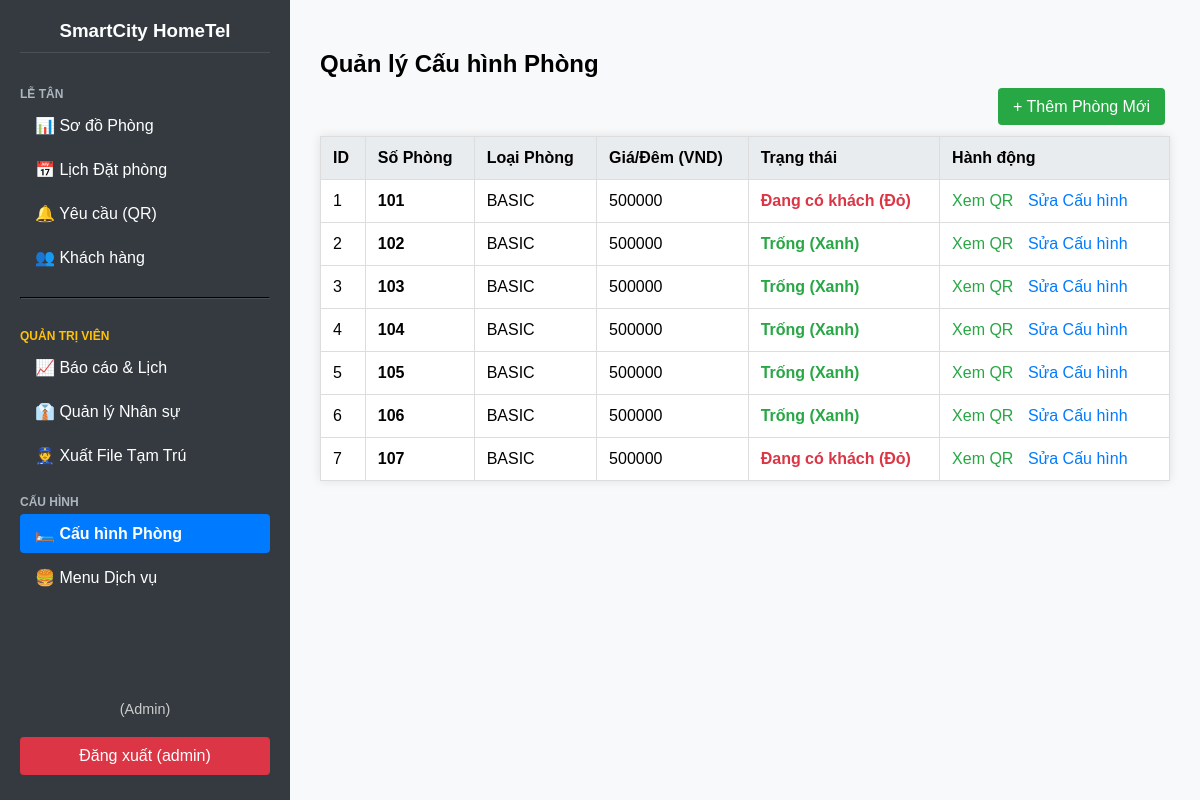
Page /rooms/manage/ (signed in) on the earlier database version.
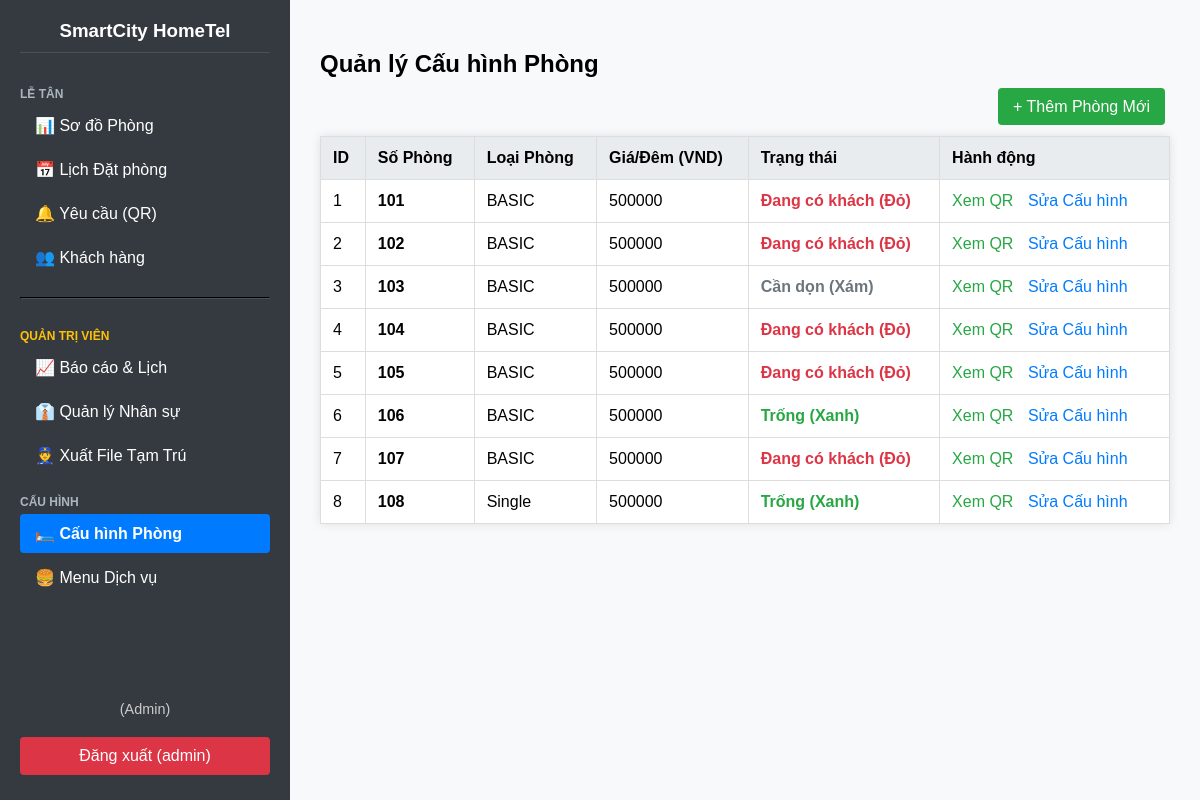
Same page on the later database version.
### pms/models.py (models this page shows, shortened)
class Room(models.Model):
    hotel = models.ForeignKey(Hotel, on_delete=models.CASCADE, verbose_name="Khách sạn")
    room_number = models.CharField(max_length=10, unique=True, verbose_name="Số Phòng")
    room_type = models.CharField(max_length=50, verbose_name="Loại Phòng")
    price_per_night = models.DecimalField(max_digits=10, decimal_places=0, default=500000, verbose_name="Giá/Đêm")
    STATUS_CHOICES = [
        ('Vacant', 'Trống (Xanh)'),
        ('Dirty', 'Cần dọn (Xám)'),
        ('Occupied', 'Đang có khách (Đỏ)'),
        ('Booked', 'Đã đặt (Vàng)'),
    ]
    status = models.CharField(max_length=20, choices=STATUS_CHOICES, default='Vacant', verbose_name="Trạng thái")
    class Meta:
        verbose_name = "2. Phòng"
        verbose_name_plural = "2. Quản lý Phòng"
        ordering = ['room_number']

### pms/views.py (the view)
# urls.py: path('rooms/manage/', views.manage_rooms, name='manage-rooms'),
@login_required
def manage_rooms(request):
    rooms = Room.objects.all().order_by('room_number')
    context = {
        'page_title': 'Quản lý Cấu hình Phòng',
        'rooms': rooms,
    }
    return render(request, 'pms/manage_rooms.html', context)

### pms/templates/pms/manage_rooms.html (shortened to what this page needs)
{% extends 'pms/base.html' %}
{% block content %}
  <h2>{{ page_title }}</h2>
  <div style="text-align: right; margin-bottom: 15px;">
      <a href="{% url 'room-create' %}" class="btn-action btn-green" style="padding: 10px 15px; font-size: 1em;">+ Thêm Phòng Mới</a>
  </div>
  <table>
    <thead>
      <tr>
        <th>ID</th>
        <th>Số Phòng</th>
        <th>Loại Phòng</th>
        <th>Giá/Đêm (VND)</th>
        <th>Trạng thái</th>
        <th>Hành động</th>
      </tr>
    </thead>
    <tbody>
      {% for room in rooms %}
      <tr>
        <td>{{ room.id }}</td>
        <td><strong>{{ room.room_number }}</strong></td>
        <td>{{ room.room_type }}</td>
        <td>{{ room.price_per_night|floatformat:0 }}</td>
        <td class="status-{{ room.status }}">{{ room.get_status_display }}</td>
        <td class="actions">
          <a href="{% url 'room-qr-code' room.id %}" style="color: #28a745;">Xem QR</a>
          <a href="{% url 'room-edit' room.id %}">Sửa Cấu hình</a>
        </td>
      </tr>
      {% endfor %}
    </tbody>
  </table>
{% endblock %}

Differences in the rows shown:
changed Room id 2: status "Trống (Xanh)" → "Đang có khách (Đỏ)"
changed Room id 3: status "Trống (Xanh)" → "Cần dọn (Xám)"
changed Room id 4: status "Trống (Xanh)" → "Đang có khách (Đỏ)"
changed Room id 5: status "Trống (Xanh)" → "Đang có khách (Đỏ)"
added Room: id "8", room_number "108", room_type "Single", price_per_night "500000", status "Trống (Xanh)"
